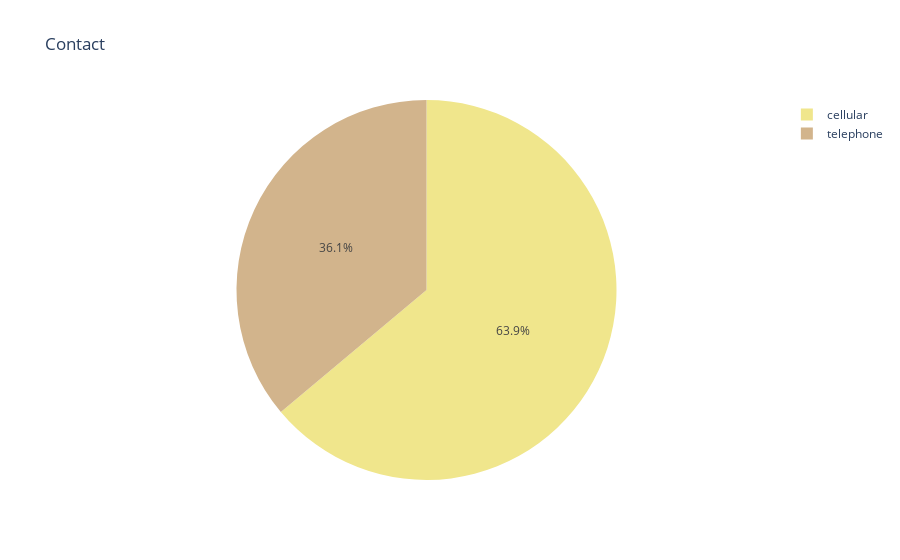

The notebook cell saved with this chart:
### Code cell
px.pie(df, names='contact', color_discrete_sequence=['khaki', 'tan'], title='Contact')

### Figure 1 — Plotly figure (JSON) as saved in the notebook; plotly's stock layout.template omitted (floating-point values rounded to 4 significant figures; data arrays with more than 128 entries replaced by an {"elided": "..."} marker saying what was removed)
{"data": [{"domain": {"x": [0, 1], "y": [0, 1]}, "hovertemplate": "contact=%{label}<extra></extra>", "labels": {"elided": "38234 str values"}, "legendgroup": "", "name": "", "showlegend": true, "type": "pie"}], "layout": {"legend": {"tracegroupgap": 0}, "piecolorway": ["khaki", "tan"], "title": {"text": "Contact"}}}
